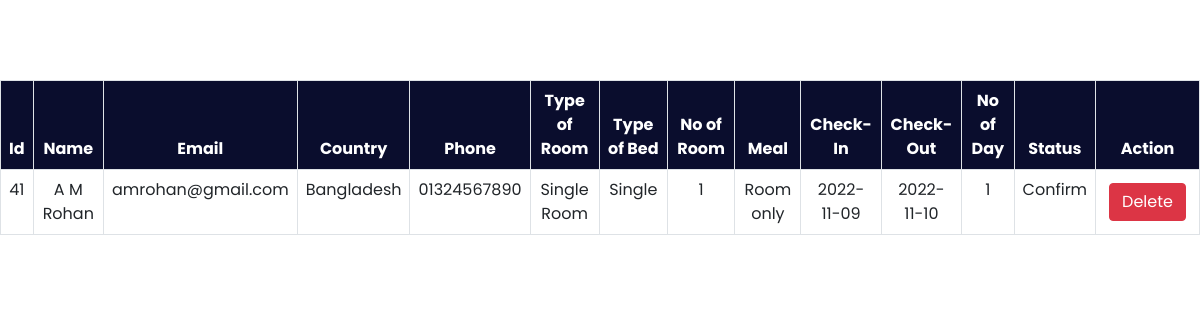
The page /admin/roombook.php on the database its author committed.
### tables this page shows
CREATE TABLE roombook (
  id int(10) NOT NULL,
  Name varchar(50) NOT NULL,
  Email varchar(50) NOT NULL,
  Country varchar(30) NOT NULL,
  Phone varchar(30) NOT NULL,
  RoomType varchar(30) NOT NULL,
  Bed varchar(30) NOT NULL,
  Meal varchar(30) NOT NULL,
  NoofRoom varchar(30) NOT NULL,
  cin date NOT NULL,
  cout date NOT NULL,
  nodays int(50) NOT NULL,
  stat varchar(30) NOT NULL
);

### admin/roombook.php (the view, shortened to what this page needs)
<?php
include '../config.php';
?>
<!DOCTYPE html>
<html lang="en">
<head>
    <link href="https://cdn.jsdelivr.net/npm/bootstrap@5.0.2/dist/css/bootstrap.min.css" rel="stylesheet">
    <link rel="stylesheet" href="https://cdnjs.cloudflare.com/ajax/libs/font-awesome/6.2.0/css/all.min.css" />
    <link rel="stylesheet" href="./css/roombook.css">
</head>
<body>
    <div class="roombooktable" class="table-responsive-xl">
        <?php
            $roombooktablesql = "SELECT * FROM roombook";
            $roombookresult = mysqli_query($conn, $roombooktablesql);
        ?>
        <table class="table table-bordered" id="table-data">
            <thead>
                <tr>
                    <th scope="col">Id</th>
                    <th scope="col">Name</th>
                    <th scope="col">Email</th>
                    <th scope="col">Country</th>
                    <th scope="col">Phone</th>
                    <th scope="col">Type of Room</th>
                    <th scope="col">Type of Bed</th>
                    <th scope="col">No of Room</th>
                    <th scope="col">Meal</th>
                    <th scope="col">Check-In</th>
                    <th scope="col">Check-Out</th>
                    <th scope="col">No of Day</th>
                    <th scope="col">Status</th>
                    <th scope="col" class="action">Action</th>
                </tr>
            </thead>
            <tbody>
            <?php
            while ($res = mysqli_fetch_array($roombookresult)) {
            ?>
                <tr>
                    <td><?php echo $res['id'] ?></td>
                    <td><?php echo $res['Name'] ?></td>
                    <td><?php echo $res['Email'] ?></td>
                    <td><?php echo $res['Country'] ?></td>
                    <td><?php echo $res['Phone'] ?></td>
                    <td><?php echo $res['RoomType'] ?></td>
                    <td><?php echo $res['Bed'] ?></td>
                    <td><?php echo $res['NoofRoom'] ?></td>
                    <td><?php echo $res['Meal'] ?></td>
                    <td><?php echo $res['cin'] ?></td>
                    <td><?php echo $res['cout'] ?></td>
                    <td><?php echo $res['nodays'] ?></td>
                    <td><?php echo $res['stat'] ?></td>
                    <td class="action">
                        <a href="roombookdelete.php?id=<?php echo $res['id'] ?>"><button class='btn btn-danger'>Delete</button></a>
                    </td>
                </tr>
            <?php
            }
            ?>
            </tbody>
        </table>
    </div>
</body>
</html>

### admin/css/roombook.css (style rules this page uses)
:root { --bg-text-shadow: 0 2px 4px rgb(13 0 77 / 8%), 0 3px 6px rgb(13 0 77 / 8%), 0 8px 16px rgb(13 0 77 / 8%); --bg-box-shadow: 0px 0px 20px 6px rgba(26, 30, 164, 0.31); }
body { background-color: #ffff; }
* { margin: 0; padding: 0; font-family: 'Poppins', sans-serif; }
a { color: black; }
.roombooktable { position: absolute; color: #0a0d2d; margin-top: 80px; width: 100%; height: 100vh; padding-bottom: 900px; }
.roombooktable thead { background-color: #0a0d2d; color: white; text-align: center; }
.roombooktable tbody { text-align: center; }
.action a { text-decoration: none; }
.action button { display: flex; flex-wrap: wrap; margin: 5px; }

### rows shown on the page
roombook: id "41", Name "A M Rohan", Email "amrohan@gmail.com", Country "Bangladesh", Phone "01324567890", RoomType "Single Room", Bed "Single", NoofRoom "1", Meal "Room only", cin "2022-11-09", cout "2022-11-10", nodays "1", stat "Confirm"
